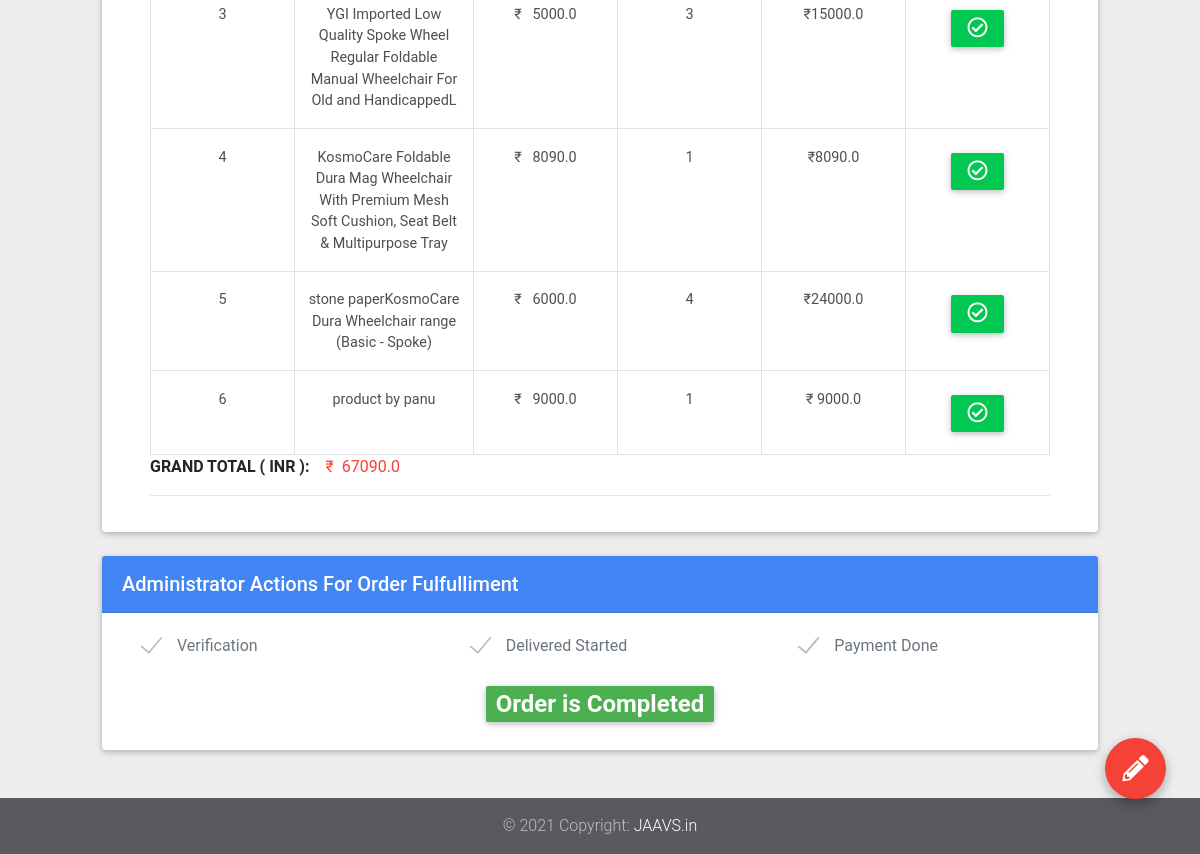
Page /easylife-admin/order-review/61/55/7/ (lower part) on the earlier database version.
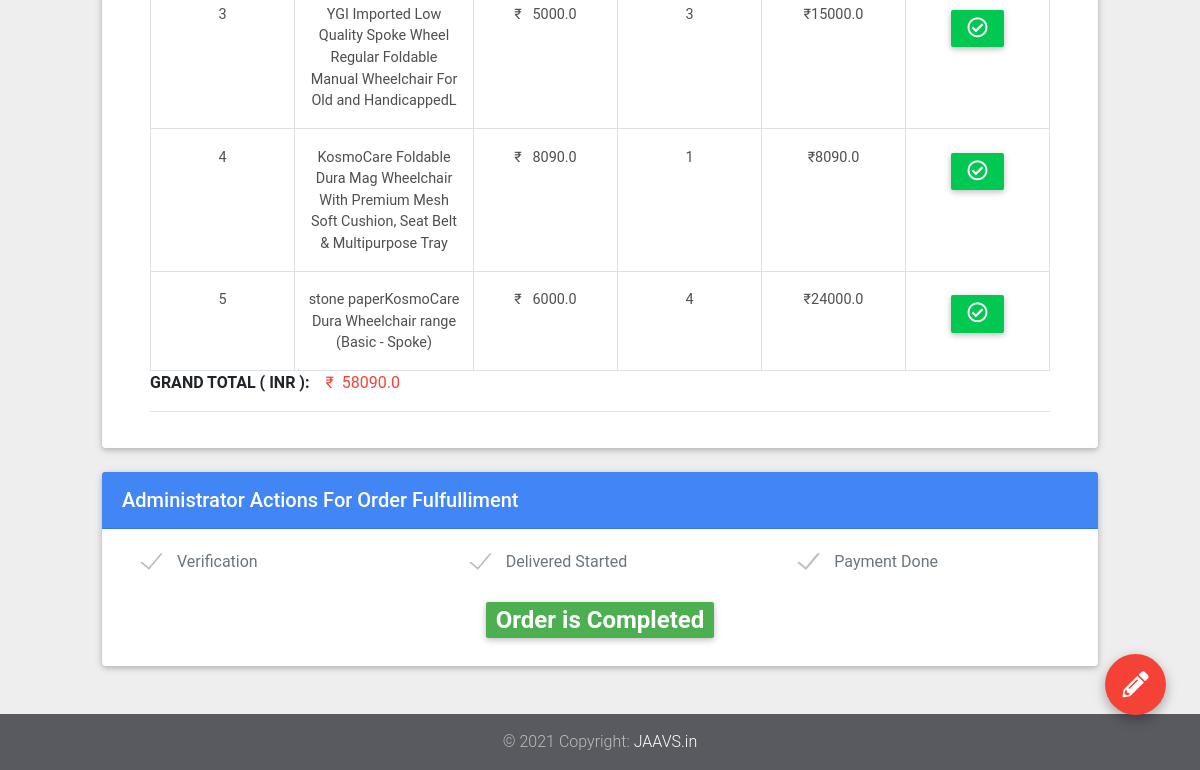
Same page on the later database version.
### base/models.py (models this page shows, shortened)
class OrderItem(models.Model):
    user = models.ForeignKey(settings.AUTH_USER_MODEL,on_delete=models.CASCADE)
    ordered = models.BooleanField(default=False)
    item=models.ForeignKey(Item,on_delete=models.CASCADE)
    qauntity=models.IntegerField(default=1)
    def get_total_item_price(self):
        return self.qauntity * self.item.price
    def get_total_discount_price(self):
        return self.qauntity * self.item.discount_price
    def get_final_price(self):
        if self.item.discount_price:
            return self.get_total_discount_price()
        return self.get_total_item_price()

class Item(models.Model):
    title =models.CharField( max_length=100,unique=True)
    price =models.FloatField()
    discount_price =models.FloatField(blank=True,null=True)
    category = models.CharField(choices=CATEGORY_CHOICES,verbose_name='Availablity Of Product',max_length=2,default='NA')
    label_name= models.CharField(max_length=14,verbose_name='The Word Inside a label',blank=True,null=True)
    label = models.CharField(choices=LABEL_CHOICES,max_length=1,default='P')
    slug=models.SlugField(max_length=150,blank=True,unique=True)
    description=models.TextField(max_length=1000)
    image=models.ImageField()
    image2=models.ImageField(blank=True)
    image3=models.ImageField(blank=True)
    image4=models.ImageField(blank=True)
    image5=models.ImageField(blank=True)
    image6=models.ImageField(blank=True)
    created = models.DateTimeField(auto_now_add=True)
    updated = models.DateTimeField(auto_now=True)

class Order(models.Model):
    user = models.ForeignKey(settings.AUTH_USER_MODEL,on_delete=models.CASCADE)
    items =models.ManyToManyField(OrderItem)
    ordered = models.BooleanField(default=False)
    start_date =models.DateTimeField(auto_now_add=True)
    ordered_date = models.DateTimeField()
    billing_address=models.ForeignKey('BillingAddress',on_delete=models.SET_NULL,blank=True,null=True)
    def get_total(self):
        total=0
        for order_item in self.items.all():
            total +=order_item.get_final_price()
        return total

### easylife_admin/views.py (the view, shortened to what this page needs)
# urls.py: path('order-review/<int:order_id>/<int:shipping_id>/<int:user_id>/', order_review, name='order-review'),
def order_review(request,order_id,shipping_id,user_id):
	user=get_object_or_404(User,pk=user_id)
	order_by_user=get_object_or_404(Order,id=order_id,user=user)
	new_shipping_by_user=get_object_or_404(ShippmentOrder,id=shipping_id,order=order_by_user,user=user)
	item_available=True
	for order_item in new_shipping_by_user.order.items.all():
		if  order_item.item.category == 'NA':
			item_available=False
	form = OrderVerificationForm(request.POST or None,instance=new_shipping_by_user)
	return render(request,'easylife_admin/order_review.html',{'order':order_by_user,'shipping':new_shipping_by_user,
																'user':user,'item_available':item_available,
																'order_verification_form':form})

### templates/easylife_admin/order_review.html (shortened to what the changed rows need)
{% extends "easylife_admin/admin_base.html" %}
{% load cart_template_tags %}
{% load static %}
{% block content %}
    <div class="container-fluid">
     <section class="mb-4">
        <div class="card">
                <div class="card-body text-center px-4 mb-3">
                <div class="list-group list-panel">
                	              <div class="px-4">
                <div class="table-responsive">
                  <table class="table table-hover table-bordered mb-0  ">
                    <tbody>
                      {% for order_item in shipping.order.items.all %}
                      <tr>
                        <td>
                        	{{forloop.counter }}
                      	</td>
                        <td>
                        	{{ order_item.item.title}}
                      </td>
	                    <td>
	                    	₹ &nbsp; {% if  order_item.item.discount_price %}{{order_item.item.discount_price}} {% else %} {{order_item.item.price }} {% endif %}
	                    </td>
                       <td>
                        	{{ order_item.qauntity }}
                      </td>
                        <td>
                        	 {% if order_item.item.discount_price %}
                                      ₹&nbsp;{{ order_item.get_total_discount_price }}
                             {% else %}
                                      ₹{{ order_item.get_total_item_price }}
                             {% endif %}
                        </td>
                        <td>
                        	                         {% if  order_item.item.category == 'A'  %}
                                  <button type="button"  class="btn btn-success btn-sm px-3">
                                      <i class="far fa-check-circle fa-2x"></i>
                                {% else %}
                                <a href="{% url "easylife_admin:itemupdateview-redirect"  order.id shipping.id user.id order_item.item.pk %}">
                                    <button type="button" class="btn btn-danger btn-sm px-3">
                                      <i class="far fa-times-circle fa-2x"></i></a>
                                {% endif %}
                        </td>
                      </tr>
                      {% endfor %}
                    </tbody>
                  </table>
            <ul class="list-unstyled text-left">
              <li><strong>GRAND TOTAL ( INR ):</strong><span class="ml-3 red-text">₹ &nbsp;{{ order.get_total }}</span></li>
            </ul>
                </div>
              </div>
                </div>
              </div>
      </section>
      <section class="mb-5">
        <div class="card">
          <div class="card-body" >
            {% if item_available %}
                	<form method="post" action="" id="my_form">
                    {% if shipping.verify_order and shipping.delivered and shipping.payment_done %}
                    <center>
                    <h2>
                      <span class="badge green">Order is Completed</span></h2></center>
                    {% else %}
      		            <button class="btn btn-purple btn-rounded waves-effect waves-light float-right " id='checkout-button' type="submit">Save Changes <i class="fas fa-pen-fancy"></i></button>
                    {% endif %}
      		</form>
            {% else %}
              <p class="lead red-text "><b>
                Please make sure that all products are avaliable so after that you can take actions
            </b></p>
            {% endif %}
          </div>
        </div>
      </section>
    </div>
{% endblock content %}

Differences in the rows shown:
removed OrderItem: item "product by panu", item.discount_price "9000.0", qauntity "1", get_total_discount_price "9000.0"
computed for Order: get_total "67090.0" → "58090.0"
